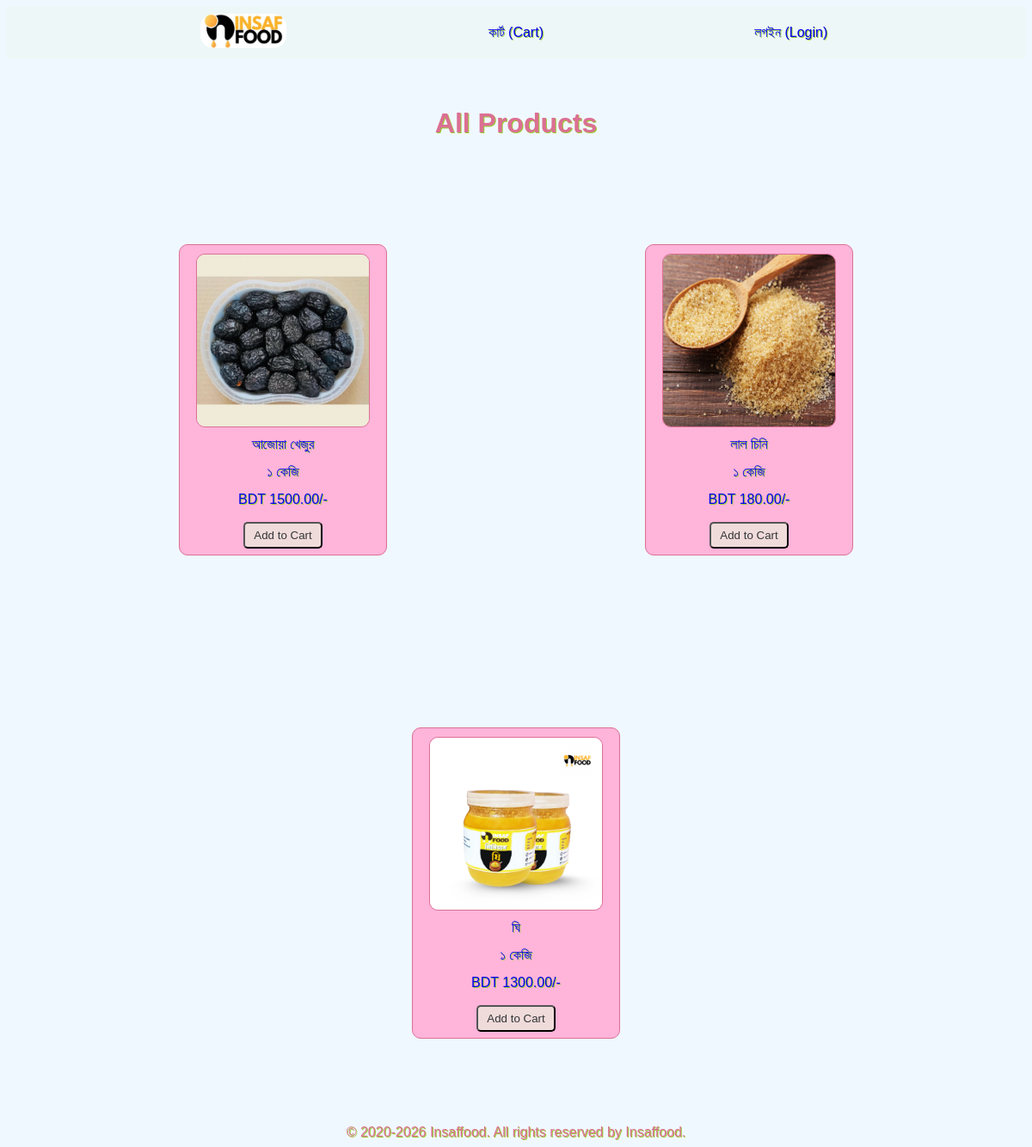
The page / on the database its author committed.
### shop/models.py (models this page shows, shortened)
class Product(models.Model):
    name = models.CharField(max_length=100)
    amount = models.CharField(max_length=50)
    description = models.TextField(max_length=500)
    price = models.DecimalField(max_digits=6, decimal_places=2)
    image = models.ImageField(upload_to='shop/products/')
    link = models.SlugField(max_length=100, unique=True, blank=True, editable=False)

### shop/views.py (the view)
# urls.py: path('', views.home, name='home'),
def home(request):
    products = Product.objects.all()
    return render(request, 'shop/home.html', {'products': products})

### templates/shop/home.html (shortened to what this page needs)
{% extends "shop/base.html" %}
{% block content %}
<h1>All Products</h1>
<div class="all-products">
  {% if products %}
  {% for product in products %}
  {% if product.link %}
  <form method="post" action="{% url 'add_to_cart' product.id %}">
    <div class="product-card">
      <a href="{% url 'product_detail' product.link %}">
        {% if product.image %}
        <img src="{{ product.image.url }}">
        {% else %}
        <p>Image unavailable</p>
        {% endif %}
        <div class="brief-details">
          <p>{{ product.name }}</p>
          <p>{{ product.amount }}</p>
          <p>BDT {{ product.price }}/-</p>
        </div>
      </a>
      <button type="submit" class="btn-primary">Add to Cart</button>
    </div>
  </form>
  {% endif %}
  {% endfor %}
  {% else %}
  <p>No products available yet.</p>
  {% endif %}
</div>
{% endblock %}

### static/shop/style.css (style rules this page uses)
body { background-color: #f0f8ff; color: palevioletred; text-shadow: 1px 1px yellowgreen; font-family: cursive, sans-serif; }
a { text-decoration: none; }
h1 { text-align: center; }
.all-products { display: flex; flex-wrap: wrap; justify-content: space-evenly; }
.product-card { display: flex; flex-direction: column; align-items: center; width: 240px; height: 360px; padding: 0; margin: 100px; border: palevioletred solid 1px; border-radius: 10px; background-color: rgb(255, 180, 218); }
.product-card img { position: relative; top: 10px; border: palevioletred solid 1px; width: 200px; border-radius: 10px; margin: 0; }
.brief-details { display: flex; flex-direction: column; align-items: center; padding: 10px; line-height: 0%; }
.btn-primary { display: flex; justify-content: center; padding: 6px 10px; color: rgb(51, 53, 55); background-color: rgb(240, 219, 219); border-radius: 5px; }

### rows shown on the page
Product: image (picture), name "আজোয়া খেজুর", amount "১ কেজি", price "1500.00"
Product: image (picture), name "লাল চিনি", amount "১ কেজি", price "180.00"
Product: image (picture), name "ঘি", amount "১ কেজি", price "1300.00"
